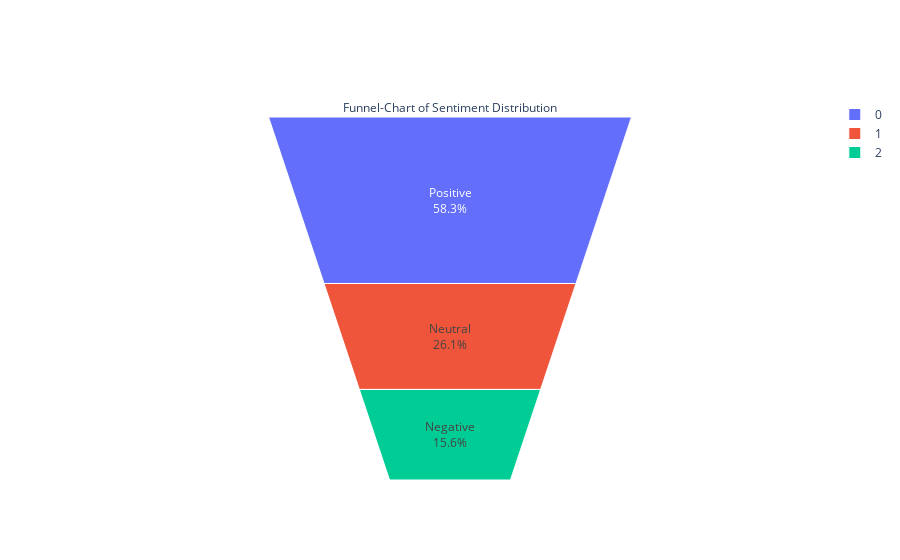

Write notebook code for a chart like this one.
### Code cell
plt.figure(figsize=(8,6))

fig = go.Figure(go.Funnelarea(
    text =temp.Analysis,
    values = temp.comment,
    title = {"position": "top center", "text": "Funnel-Chart of Sentiment Distribution"}
    ))
fig.show()

plt.figure(figsize=(10,6))
sns.set_context(context='notebook',font_scale=1.5)
sns.countplot(df['Analysis'],palette='twilight')
plt.title('Over all Tweet Sentiment score results');

### Figure 1 — Plotly figure (JSON) as saved in the notebook; plotly's stock layout.template omitted (floating-point values rounded to 4 significant figures)
{"data": [{"text": ["Positive", "Neutral", "Negative"], "title": {"position": "top center", "text": "Funnel-Chart of Sentiment Distribution"}, "type": "funnelarea", "values": [116, 52, 31]}], "layout": {}}
